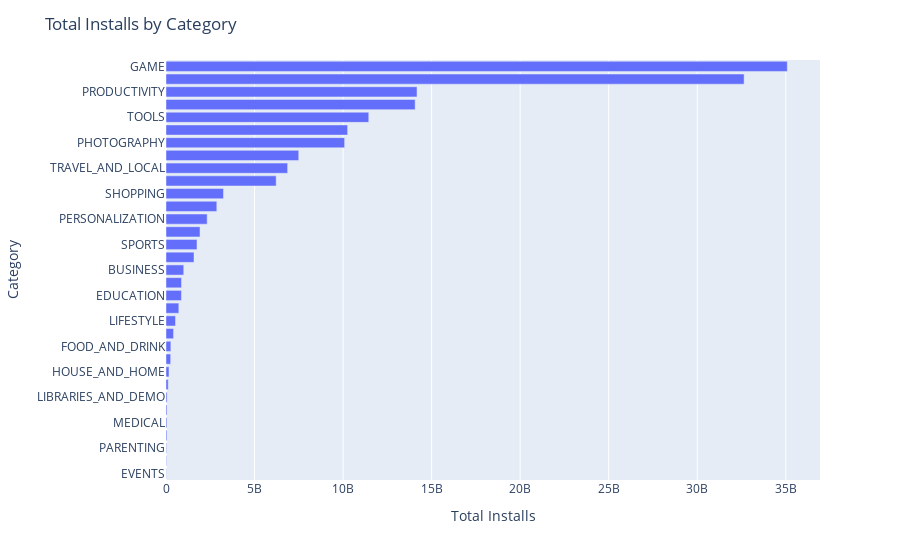

The notebook cell this image was saved under:
### Code cell
category_installs.sort_values(by='Installs', ascending=True, inplace=True)
h_bar = px.bar(x=category_installs['Installs'], y=category_installs.index, orientation='h')
h_bar.update_layout(title='Total Installs by Category',
                     xaxis_title='Total Installs',
                     yaxis_title='Category')
h_bar.show()

### Figure 1 — Plotly figure (JSON) as saved in the notebook; plotly's stock layout.template omitted (floating-point values rounded to 4 significant figures)
{"data": [{"hovertemplate": "x=%{x}<br>y=%{y}<extra></extra>", "legendgroup": "", "marker": {"color": "#636efa", "pattern": {"shape": ""}}, "name": "", "orientation": "h", "showlegend": false, "textposition": "auto", "type": "bar", "x": [15949410, 26916200, 31116110, 53129800, 53205576, 56036100, 62083000, 124233100, 168582000, 264295110, 273777750, 426096500, 537431120, 724267560, 871352000, 876549400, 1001768120, 1583056220, 1751131465, 1921291655, 2325352930, 2869160000, 3247831540, 6221897200, 6868859300, 7496210650, 10088243130, 10257676490, 11450724500, 14069841475, 14176070180, 32647241530, 35085862717], "xaxis": "x", "y": ["EVENTS", "BEAUTY", "PARENTING", "AUTO_AND_VEHICLES", "MEDICAL", "COMICS", "LIBRARIES_AND_DEMO", "ART_AND_DESIGN", "HOUSE_AND_HOME", "DATING", "FOOD_AND_DRINK", "WEATHER", "LIFESTYLE", "MAPS_AND_NAVIGATION", "EDUCATION", "FINANCE", "BUSINESS", "HEALTH_AND_FITNESS", "SPORTS", "BOOKS_AND_REFERENCE", "PERSONALIZATION", "ENTERTAINMENT", "SHOPPING", "VIDEO_PLAYERS", "TRAVEL_AND_LOCAL", "NEWS_AND_MAGAZINES", "PHOTOGRAPHY", "FAMILY", "TOOLS", "SOCIAL", "PRODUCTIVITY", "COMMUNICATION", "GAME"], "yaxis": "y"}], "layout": {"barmode": "relative", "legend": {"tracegroupgap": 0}, "margin": {"t": 60}, "title": {"text": "Total Installs by Category"}, "xaxis": {"anchor": "y", "domain": [0, 1], "title": {"text": "Total Installs"}}, "yaxis": {"anchor": "x", "domain": [0, 1], "title": {"text": "Category"}}}}
